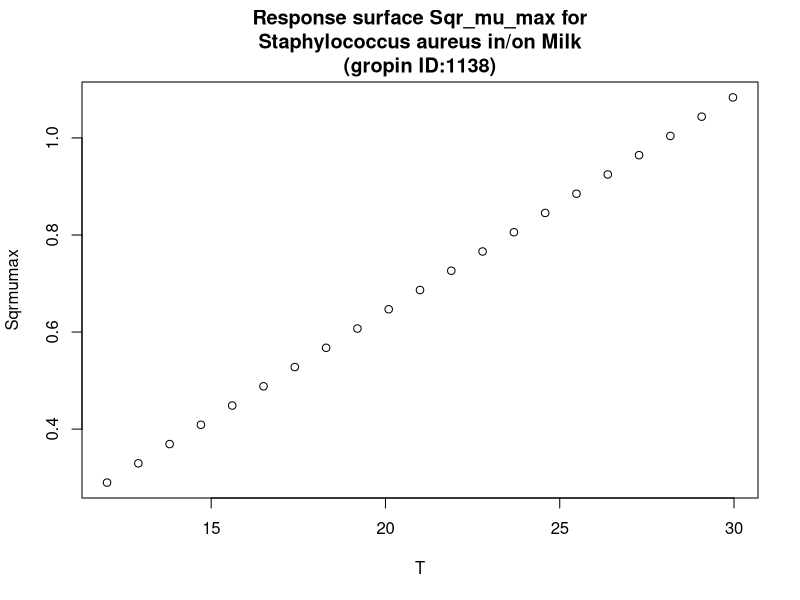

Recreate this plot in R.
#############################
# start of Parameter script
#############################
T <- seq(12.012,29.97002997003,length.out=21)
#############################
# end of Parameter script
#############################
############################# 
# start of Model script Gropin ID 1138 
#############################
 
# constant coefficients for this model
 
variables <- data.frame(T)
argumentsPar <- unique.data.frame(expand.grid(variables))
 
# heart of the model
response_surface <- function(T) {
   mumax <-0.0442*(T-5.456)

	return(mumax=mumax)
} 

# output parameters
responseSurface <- cbind(argumentsPar,response_surface(argumentsPar['T']))
colnames(responseSurface) <- c(colnames(argumentsPar),'Sqrmumax')
#############################
# End of Model script
#############################
############################# 
# start of Visualisation script Gropin ID 1138 
#############################
titleText <-'Response surface Sqr_mu_max for
Staphylococcus aureus in/on Milk
(gropin ID:1138)'
plot(T,responseSurface$'Sqrmumax',xlab='T',
                          ylab='Sqrmumax',main=titleText)
#############################
# End of Visualisation script
#############################
